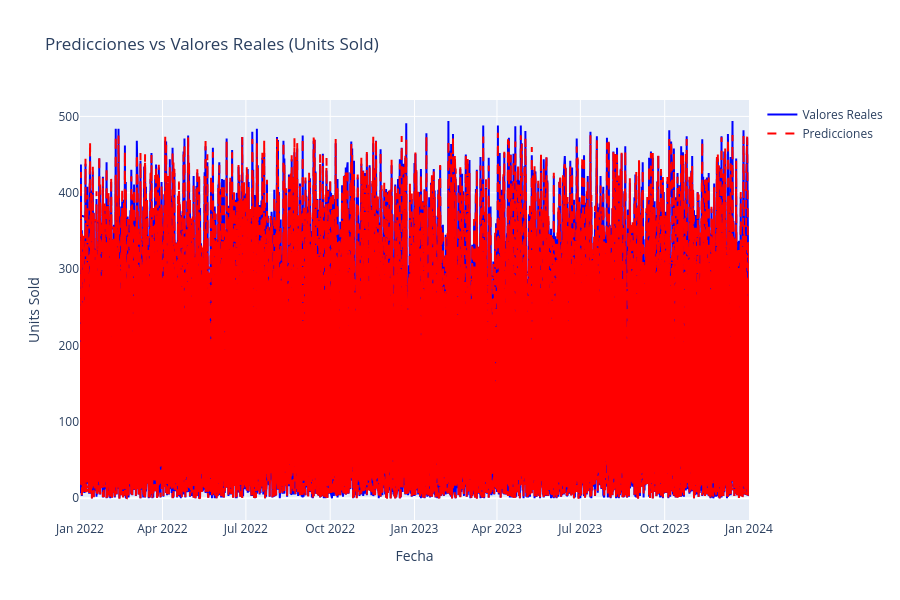

Notebook cell for this chart:
### Markdown cell above
El modelo obtuvo un MAE de 2.83, lo que indica que, en promedio, las predicciones de demanda presentan un error aproximado de 2.83 unidades vendidas respecto a los valores reales. Esta métrica permite interpretar el desempeño del modelo de manera directa en las mismas unidades del negocio, facilitando la comprensión del impacto práctico del error. 

Por otro lado, el RMSE obtenido fue de 3.96, valor ligeramente superior al MAE debido a que esta métrica penaliza con mayor intensidad los errores grandes. 

La diferencia moderada entre ambas métricas sugiere que el modelo mantiene un comportamiento relativamente estable y que no presenta una cantidad significativa de predicciones extremadamente alejadas de los valores reales. 

En conjunto, estos resultados indican que el modelo logra capturar adecuadamente los patrones de demanda presentes en los datos, manteniendo un nivel de error razonable para un problema de forecasting en retail.

### Code cell
results_df = test[['Date']].copy()
results_df['Real'] = y_test.values
results_df['Predicción'] = preds

results_df['Date'] = pd.to_datetime(results_df['Date'])


fig = go.Figure()

fig.add_trace(go.Scatter(
    x=results_df['Date'],
    y=results_df['Real'],
    mode='lines',
    name='Valores Reales',
    line=dict(color='blue', width=2)
))

fig.add_trace(go.Scatter(
    x=results_df['Date'],
    y=results_df['Predicción'],
    mode='lines',
    name='Predicciones',
    line=dict(color='red', width=2, dash='dash')
))

fig.update_layout(
    title='Predicciones vs Valores Reales (Units Sold)',
    xaxis_title='Fecha',
    yaxis_title='Units Sold',
    hovermode='x unified',
    height=600
)

fig.show()

### Figure 1 — Plotly figure (JSON) as saved in the notebook; plotly's stock layout.template omitted (floating-point values rounded to 4 significant figures; data arrays with more than 128 entries replaced by an {"elided": "..."} marker saying what was removed)
{"data": [{"line": {"color": "blue", "width": 2}, "mode": "lines", "name": "Valores Reales", "type": "scatter", "x": {"elided": "14620 str values"}, "y": {"elided": "14620 int values"}}, {"line": {"color": "red", "dash": "dash", "width": 2}, "mode": "lines", "name": "Predicciones", "type": "scatter", "x": {"elided": "14620 str values"}, "y": {"elided": "14620 float values"}}], "layout": {"height": 600, "hovermode": "x unified", "title": {"text": "Predicciones vs Valores Reales (Units Sold)"}, "xaxis": {"title": {"text": "Fecha"}}, "yaxis": {"title": {"text": "Units Sold"}}}}
